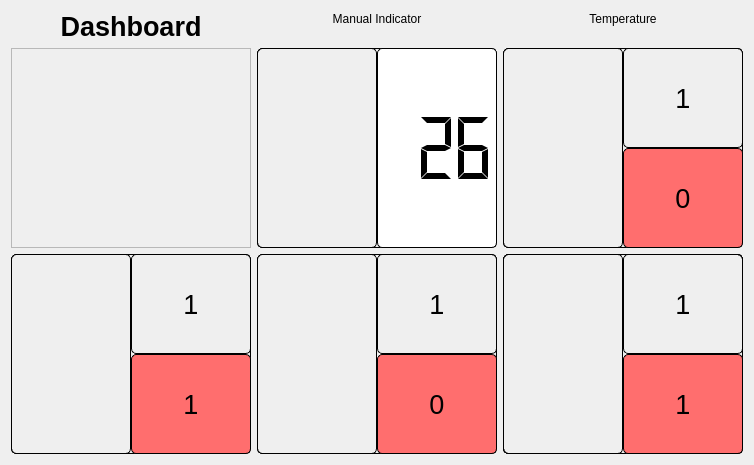
         <widget class="QWidget" name="dasboardpage">
          <layout class="QGridLayout" name="gridLayout_3">
           <item row="2" column="3">
            <widget class="QWidget" name="aircon" native="true">
             <property name="minimumSize">
              <size>
               <width>240</width>
               <height>200</height>
              </size>
             </property>
             <property name="maximumSize">
              <size>
               <width>240</width>
               <height>200</height>
              </size>
             </property>
             <property name="styleSheet">
              <string notr="true">background-color: transparent;
border: 1px solid #000000; 
border-radius: 5px;
</string>
             </property>
             <layout class="QHBoxLayout" name="horizontalLayout_5">
              <property name="spacing">
               <number>0</number>
              </property>
              <property name="leftMargin">
               <number>0</number>
              </property>
              <property name="topMargin">
               <number>0</number>
              </property>
              <property name="rightMargin">
               <number>0</number>
              </property>
              <property name="bottomMargin">
               <number>0</number>
              </property>
              <item>
               <layout class="QVBoxLayout" name="verticalLayout_7">
                <property name="spacing">
                 <number>0</number>
                </property>
                <item>
                 <layout class="QHBoxLayout" name="horizontalLayout_2">
                  <property name="spacing">
                   <number>0</number>
                  </property>
                  <item>
                   <widget class="QLabel" name="ac_image">
                    <property name="text">
                     <string/>
                    </property>
                    <property name="pixmap">
                     <pixmap resource="resource.qrc">:/icons/icon/Ac.png</pixmap>
                    </property>
                    <property name="alignment">
                     <set>Qt::AlignCenter</set>
                    </property>
                   </widget>
                  </item>
                  <item>
                   <layout class="QVBoxLayout" name="verticalLayout_6">
                    <property name="spacing">
                     <number>0</number>
                    </property>
                    <item>
                     <widget class="QLabel" name="ac_on">
                      <property name="font">
                       <font>
                        <pointsize>20</pointsize>
                       </font>
                      </property>
                      <property name="text">
                       <string>1</string>
                      </property>
                      <property name="alignment">
                       <set>Qt::AlignCenter</set>
                      </property>
                     </widget>
                    </item>
                    <item>
                     <widget class="QLabel" name="ac_off">
                      <property name="font">
                       <font>
                        <pointsize>20</pointsize>
                       </font>
                      </property>
                      <property name="styleSheet">
                       <string notr="true">background-color: rgb(255, 110, 110);
</string>
                      </property>
                      <property name="text">
                       <string>0</string>
                      </property>
                      <property name="alignment">
                       <set>Qt::AlignCenter</set>
                      </property>
                     </widget>
                    </item>
                   </layout>
                  </item>
                 </layout>
                </item>
               </layout>
              </item>
             </layout>
            </widget>
           </item>
           <item row="2" column="1">
            <widget class="QFrame" name="frame">
             <property name="frameShape">
              <enum>QFrame::StyledPanel</enum>
             </property>
             <property name="frameShadow">
              <enum>QFrame::Raised</enum>
             </property>
            </widget>
           </item>
           <item row="4" column="3">
            <widget class="QWidget" name="electricfan_2" native="true">
             <property name="minimumSize">
              <size>
               <width>240</width>
               <height>200</height>
              </size>
             </property>
             <property name="maximumSize">
              <size>
               <width>240</width>
               <height>200</height>
              </size>
             </property>
             <property name="styleSheet">
              <string notr="true">background-color: transparent;
border: 1px solid #000000; 
border-radius: 5px;
</string>
             </property>
             <layout class="QVBoxLayout" name="verticalLayout_8">
              <property name="spacing">
               <number>0</number>
              </property>
              <property name="leftMargin">
               <number>0</number>
              </property>
              <property name="topMargin">
               <number>0</number>
              </property>
              <property name="rightMargin">
               <number>0</number>
              </property>
              <property name="bottomMargin">
               <number>0</number>
              </property>
              <item>
               <layout class="QHBoxLayout" name="horizontalLayout_14">
                <item>
                 <widget class="QWidget" name="electricfan" native="true">
                  <property name="minimumSize">
                   <size>
                    <width>240</width>
                    <height>200</height>
                   </size>
                  </property>
                  <property name="maximumSize">
                   <size>
                    <width>240</width>
                    <height>200</height>
                   </size>
                  </property>
                  <property name="styleSheet">
                   <string notr="true">background-color: transparent;
border: 1px solid #000000; 
border-radius: 5px;
</string>
                  </property>
                  <layout class="QHBoxLayout" name="horizontalLayout_4">
                   <property name="spacing">
                    <number>0</number>
                   </property>
                   <property name="leftMargin">
                    <number>0</number>
                   </property>
                   <property name="topMargin">
                    <number>0</number>
                   </property>
                   <property name="rightMargin">
                    <number>0</number>
                   </property>
                   <property name="bottomMargin">
                    <number>0</number>
                   </property>
                   <item>
                    <widget class="QLabel" name="label_4">
                     <property name="text">
                      <string/>
                     </property>
                     <property name="pixmap">
                      <pixmap resource="resource.qrc">:/icons/icon/icons8-fan-50.png</pixmap>
                     </property>
                     <property name="alignment">
                      <set>Qt::AlignCenter</set>
                     </property>
                    </widget>
                   </item>
                   <item>
                    <layout class="QVBoxLayout" name="verticalLayout_2">
                     <property name="spacing">
                      <number>0</number>
                     </property>
                     <item>
                      <widget class="QLabel" name="label_3">
                       <property name="font">
                        <font>
                         <pointsize>20</pointsize>
                        </font>
                       </property>
                       <property name="text">
                        <string>1</string>
                       </property>
                       <property name="alignment">
                        <set>Qt::AlignCenter</set>
                       </property>
                      </widget>
                     </item>
                     <item>
                      <widget class="QLabel" name="label_14">
                       <property name="font">
                        <font>
                         <pointsize>20</pointsize>
                        </font>
                       </property>
                       <property name="styleSheet">
                        <string notr="true">background-color: rgb(255, 110, 110);
</string>
                       </property>
                       <property name="text">
                        <string>1</string>
                       </property>
                       <property name="alignment">
                        <set>Qt::AlignCenter</set>
                       </property>
                      </widget>
                     </item>
                    </layout>
                   </item>
                  </layout>
                 </widget>
                </item>
               </layout>
              </item>
             </layout>
            </widget>
           </item>
           <item row="2" column="2">
            <widget class="QWidget" name="dashboard" native="true">
             <property name="minimumSize">
              <size>
               <width>200</width>
               <height>200</height>
              </size>
             </property>
             <property name="maximumSize">
              <size>
               <width>240</width>
               <height>200</height>
              </size>
             </property>
             <property name="styleSheet">
              <string notr="true">background-color: transparent;
border: 1px solid #000000; 
border-radius: 5px;
</string>
             </property>
             <layout class="QHBoxLayout" name="horizontalLayout_6">
              <property name="spacing">
               <number>0</number>
              </property>
              <property name="leftMargin">
               <number>0</number>
              </property>
              <property name="topMargin">
               <number>0</number>
              </property>
              <property name="rightMargin">
               <number>0</number>
              </property>
              <property name="bottomMargin">
               <number>0</number>
              </property>
              <item>
               <widget class="QLabel" name="people_mage">
                <property name="text">
                 <string/>
                </property>
                <property name="pixmap">
                 <pixmap resource="resource.qrc">:/icons/icon/people.png</pixmap>
                </property>
                <property name="alignment">
                 <set>Qt::AlignCenter</set>
                </property>
               </widget>
              </item>
              <item>
               <widget class="QLCDNumber" name="lcdNumber">
                <property name="font">
                 <font>
                  <pointsize>10</pointsize>
                 </font>
                </property>
                <property name="styleSheet">
                 <string notr="true">background-color: rgb(255, 255, 255);</string>
                </property>
                <property name="frameShape">
                 <enum>QFrame::StyledPanel</enum>
                </property>
                <property name="frameShadow">
                 <enum>QFrame::Plain</enum>
                </property>
                <property name="smallDecimalPoint">
                 <bool>false</bool>
                </property>
                <property name="digitCount">
                 <number>3</number>
                </property>
                <property name="mode">
                 <enum>QLCDNumber::Dec</enum>
                </property>
                <property name="segmentStyle">
                 <enum>QLCDNumber::Flat</enum>
                </property>
                <property name="value" stdset="0">
                 <double>26.000000000000000</double>
                </property>
               </widget>
              </item>
             </layout>
            </widget>
           </item>
           <item row="4" column="2">
            <widget class="QWidget" name="door" native="true">
             <property name="minimumSize">
              <size>
               <width>240</width>
               <height>200</height>
              </size>
             </property>
             <property name="styleSheet">
              <string notr="true">background-color: transparent;
border: 1px solid #000000; 
border-radius: 5px;
</string>
             </property>
             <layout class="QHBoxLayout" name="horizontalLayout_7">
              <property name="spacing">
               <number>0</number>
              </property>
              <property name="leftMargin">
               <number>0</number>
              </property>
              <property name="topMargin">
               <number>0</number>
              </property>
              <property name="rightMargin">
               <number>0</number>
              </property>
              <property name="bottomMargin">
               <number>0</number>
              </property>
              <item>
               <widget class="QLabel" name="label_6">
                <property name="text">
                 <string/>
                </property>
                <property name="pixmap">
                 <pixmap resource="resource.qrc">:/icons/icon/door.png</pixmap>
                </property>
                <property name="alignment">
                 <set>Qt::AlignCenter</set>
                </property>
               </widget>
              </item>
              <item>
               <layout class="QVBoxLayout" name="verticalLayout_5">
                <property name="spacing">
                 <number>0</number>
                </property>
                <item>
                 <widget class="QLabel" name="label_15">
                  <property name="font">
                   <font>
                    <pointsize>20</pointsize>
                   </font>
                  </property>
                  <property name="text">
                   <string>1</string>
                  </property>
                  <property name="alignment">
                   <set>Qt::AlignCenter</set>
                  </property>
                 </widget>
                </item>
                <item>
                 <widget class="QLabel" name="label_10">
                  <property name="font">
                   <font>
                    <pointsize>20</pointsize>
                   </font>
                  </property>
                  <property name="styleSheet">
                   <string notr="true">background-color: rgb(255, 110, 110);
</string>
                  </property>
                  <property name="text">
                   <string>0</string>
                  </property>
                  <property name="alignment">
                   <set>Qt::AlignCenter</set>
                  </property>
                 </widget>
                </item>
               </layout>
              </item>
             </layout>
            </widget>
           </item>
           <item row="0" column="3">
            <widget class="QWidget" name="onoff" native="true">
             <property name="sizePolicy">
              <sizepolicy hsizetype="Ignored" vsizetype="Preferred">
               <horstretch>0</horstretch>
               <verstretch>0</verstretch>
              </sizepolicy>
             </property>
             <property name="minimumSize">
              <size>
               <width>20</width>
               <height>20</height>
              </size>
             </property>
             <property name="maximumSize">
              <size>
               <width>400</width>
               <height>60</height>
              </size>
             </property>
             <layout class="QGridLayout" name="gridLayout_8">
              <property name="leftMargin">
               <number>0</number>
              </property>
              <property name="topMargin">
               <number>0</number>
              </property>
              <property name="rightMargin">
               <number>0</number>
              </property>
              <property name="bottomMargin">
               <number>0</number>
              </property>
              <property name="spacing">
               <number>0</number>
              </property>
              <item row="0" column="0">
               <layout class="QGridLayout" name="gridLayout_9">
                <property name="spacing">
                 <number>0</number>
                </property>
                <item row="1" column="0">
                 <widget class="QLabel" name="label_17">
                  <property name="styleSheet">
                   <string notr="true"/>
                  </property>
                  <property name="text">
                   <string/>
                  </property>
                 </widget>
                </item>
                <item row="0" column="0">
                 <widget class="QLabel" name="label_9">
                  <property name="text">
                   <string>Temperature</string>
                  </property>
                  <property name="alignment">
                   <set>Qt::AlignCenter</set>
                  </property>
                 </widget>
                </item>
               </layout>
              </item>
             </layout>
            </widget>
           </item>
           <item row="0" column="1">
            <widget class="QLabel" name="label_18">
             <property name="font">
              <font>
               <pointsize>20</pointsize>
               <weight>75</weight>
               <bold>true</bold>
              </font>
             </property>
             <property name="styleSheet">
              <string notr="true">border-radius: 11px; </string>
             </property>
             <property name="text">
              <string>Dashboard</string>
             </property>
             <property name="alignment">
              <set>Qt::AlignCenter</set>
             </property>
            </widget>
           </item>
           <item row="0" column="2">
            <layout class="QVBoxLayout" name="verticalLayout_9">
             <property name="spacing">
              <number>0</number>
             </property>
             <item>
              <widget class="QLabel" name="label">
               <property name="text">
                <string>Manual Indicator</string>
               </property>
               <property name="alignment">
                <set>Qt::AlignCenter</set>
               </property>
              </widget>
             </item>
             <item>
              <widget class="QLabel" name="label_7">
               <property name="text">
                <string/>
               </property>
              </widget>
             </item>
            </layout>
           </item>
           <item row="4" column="1">
            <widget class="QWidget" name="lights" native="true">
             <property name="minimumSize">
              <size>
               <width>240</width>
               <height>200</height>
              </size>
             </property>
             <property name="styleSheet">
              <string notr="true">background-color: transparent;
border: 1px solid #000000; 
border-radius: 5px;
</string>
             </property>
             <layout class="QHBoxLayout" name="horizontalLayout_3">
              <property name="spacing">
               <number>0</number>
              </property>
              <property name="leftMargin">
               <number>0</number>
              </property>
              <property name="topMargin">
               <number>0</number>
              </property>
              <property name="rightMargin">
               <number>0</number>
              </property>
              <property name="bottomMargin">
               <number>0</number>
              </property>
              <item>
               <widget class="QLabel" name="label_11">
                <property name="text">
                 <string/>
                </property>
                <property name="pixmap">
                 <pixmap resource="resource.qrc">:/icons/icon/light.png</pixmap>
                </property>
                <property name="alignment">
                 <set>Qt::AlignCenter</set>
                </property>
               </widget>
              </item>
              <item>
               <layout class="QVBoxLayout" name="verticalLayout_4">
                <property name="spacing">
                 <number>0</number>
                </property>
                <item>
                 <widget class="QLabel" name="label_5">
                  <property name="font">
                   <font>
                    <pointsize>20</pointsize>
                   </font>
                  </property>
                  <property name="text">
                   <string>1</string>
                  </property>
                  <property name="alignment">
                   <set>Qt::AlignCenter</set>
                  </property>
                 </widget>
                </item>
                <item>
                 <widget class="QLabel" name="label_8">
                  <property name="font">
                   <font>
                    <pointsize>20</pointsize>
                   </font>
                  </property>
                  <property name="styleSheet">
                   <string notr="true">background-color: rgb(255, 110, 110);
</string>
                  </property>
                  <property name="text">
                   <string>1</string>
                  </property>
                  <property name="alignment">
                   <set>Qt::AlignCenter</set>
                  </property>
                 </widget>
                </item>
               </layout>
              </item>
             </layout>
            </widget>
           </item>
          </layout>
         </widget>
